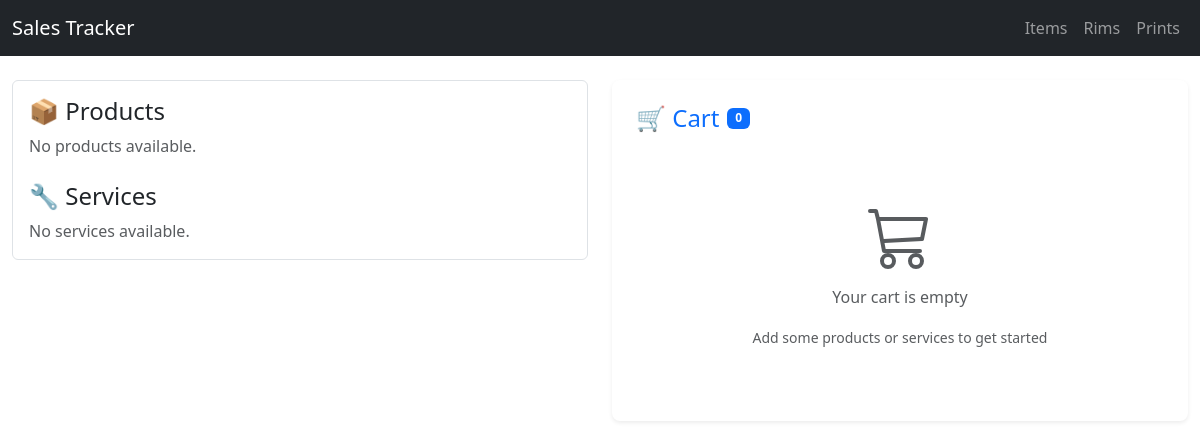
Before: /sales/ with the older database file.
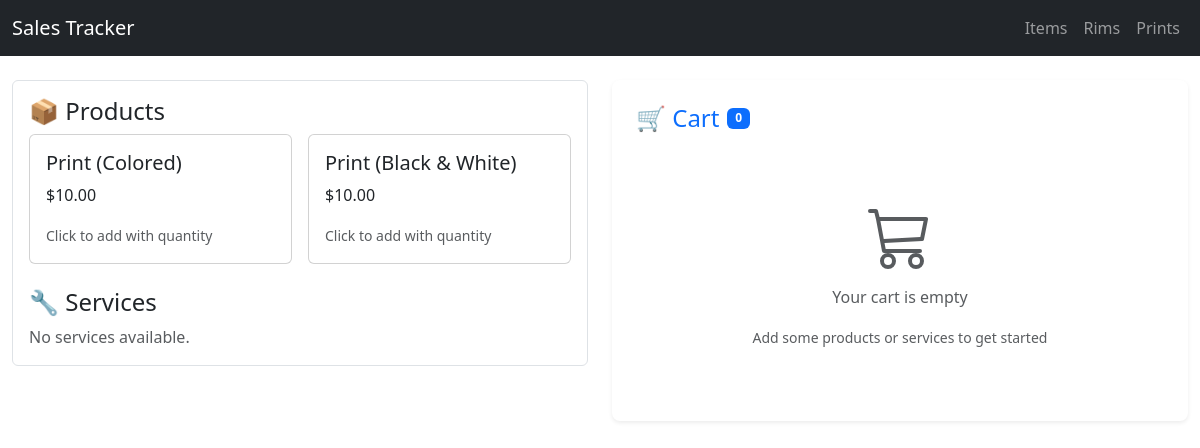
After: the same page with the newer database file.
### main/models.py (models this page shows, shortened)
class Item(models.Model):
    CHOICES = [
        ('product', 'Product'),
        ('service', 'Service'),
    ]
    name = models.CharField(max_length=100)
    category = models.CharField(max_length=100, choices=CHOICES, blank=True, null=True)
    unit = models.CharField(max_length=50, blank=True, null=True) # e.g., "pcs", "kg"
    price = models.IntegerField(blank=True, null=True)
    description = models.TextField(blank=True, null=True)

### sales/views.py (the view)
# urls.py: path('', views.dashboard, name="dashboard"),
def dashboard(request):
    products = Item.objects.filter(category='product')
    services = Item.objects.filter(category='service')
    context = {
        'products': products,
        'services': services,
    }
    return render(request, 'dashboard.html',context)

### sales/templates/dashboard.html (shortened to what this page needs)
{% load static %}
<!DOCTYPE html>
<html lang="en">
<head>
    <link href="https://cdn.jsdelivr.net/npm/bootstrap@5.3.2/dist/css/bootstrap.min.css" rel="stylesheet">
</head>
<body>
    <nav class="navbar navbar-expand-lg navbar-dark bg-dark mb-4">
        <div class="container-fluid">
            <a class="navbar-brand" href="{% url 'home' %}">Sales Tracker</a>
            <div class="collapse navbar-collapse" id="navbarNav">
                <ul class="navbar-nav ms-auto">
                    <li class="nav-item">
                        <a class="nav-link" href="{% url 'items' %}">Items</a>
                    </li>
                    <li class="nav-item">
                        <a class="nav-link" href="{% url 'rims' %}">Rims</a>
                    </li>
                    <li class="nav-item">
                        <a class="nav-link" href="{% url 'print-list' %}">Prints</a>
                    </li>
                </ul>
            </div>
        </div>
    </nav>
    <div class="container-fluid mt-4">
        <div class="row">
            <div class="col-md-6">
                <div class="container border p-3 rounded">
                    <h4>📦 Products</h4>
                    <div class="row row-cols-1 row-cols-md-2 g-3">
                        {% for product in products %}
                        <div class="col">
                            <div class="card h-100 product-card" data-id="{{ product.id }}"
                                data-name="{{ product.name }}" data-price="{{ product.price|default:0 }}"
                                data-category="product" style="cursor: pointer;">
                                <div class="card-body">
                                    <h5 class="card-title">{{ product.name }}</h5>
                                    <p class="card-text">${{ product.price|default:"10.00" }}</p>
                                    <small class="text-muted">Click to add with quantity</small>
                                </div>
                            </div>
                        </div>
                        {% empty %}
                        <div class="text-muted">No products available.</div>
                        {% endfor %}
                    </div>
                    <h4 class="mt-4">🔧 Services</h4>
                    <div class="row row-cols-1 row-cols-md-2 g-3">
                        {% for service in services %}
                        <div class="col">
                            <div class="card h-100 service-card" data-id="{{ service.id }}"
                                data-name="{{ service.name }}" data-price="{{ service.price|default:0 }}"
                                data-category="service" style="cursor: pointer;">
                                <div class="card-body">
                                    <h5 class="card-title">{{ service.name }}</h5>
                                    <p class="card-text">Base: ${{ service.price|default:"0.00" }}</p>
                                    <small class="text-muted">Click to add with custom amount</small>
                                </div>
                            </div>
                        </div>
                        {% empty %}
                        <div class="text-muted">No services available.</div>
                        {% endfor %}
                    </div>
                </div>
            </div>
            <div class="col-md-6">
                <div class="container border-0 shadow-sm p-4 rounded-3 bg-white">
                    <div class="d-flex align-items-center mb-4">
                        <h4 class="mb-0 text-primary">🛒 Cart</h4>
                        <span class="badge bg-primary ms-2" id="cart-count">0</span>
                    </div>
                    <div id="cart-container">
                        <div id="empty-cart" class="text-center py-5">
                            <div class="text-muted mb-3">
                            </div>
                            <p class="text-muted">Your cart is empty</p>
                            <small class="text-muted">Add some products or services to get started</small>
                        </div>
                    </div>
                </div>
            </div>
        </div>
    </div>
</body>
</html>

Changed rows visible on the page:
added Item: name "Print (Colored)", price "10.00"
added Item: name "Print (Black & White)", price "10.00"
Other visible differences:
text no longer shown: "No products available."
